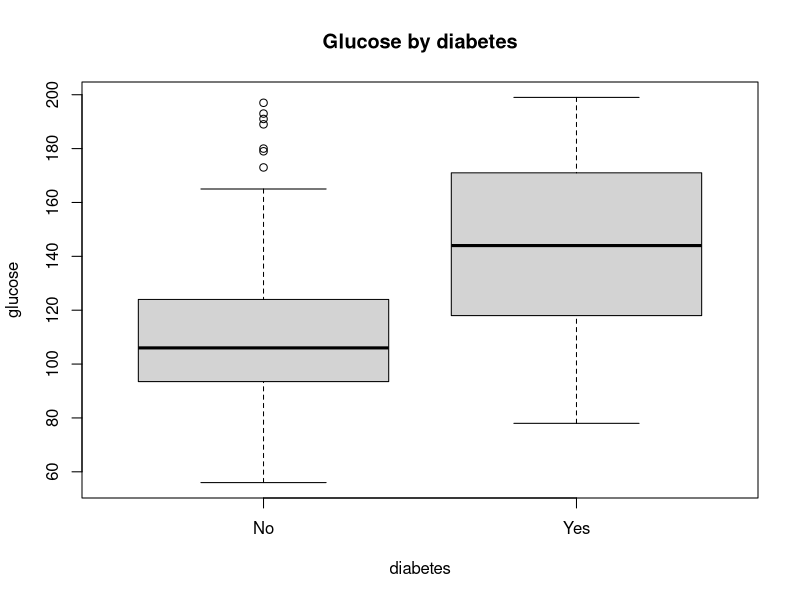

The R source for this figure:
library(MASS)
library(class)

# Pima.tr (200 rows) and Pima.te (332 rows) come with MASS
data <- rbind(Pima.tr, Pima.te)

# preparation: check the types
str(data)
colSums(is.na(data))

# exploratory analysis
table(data$type)
prop.table(table(data$type))
aggregate(cbind(glu, bmi, age) ~ type, data = data, FUN = mean)

png("04-practice/glucose_by_type.png", width = 600, height = 400)
boxplot(glu ~ type, data = data, main = "Glucose by diabetes", xlab = "diabetes", ylab = "glucose")
dev.off()

# model: KNN on normalized features with a random 70/30 split
set.seed(123)
normalize <- function(x) (x - min(x)) / (max(x) - min(x))
x <- as.data.frame(lapply(data[, 1:7], normalize))
y <- data$type

train_idx <- sample(nrow(data), size = 0.7 * nrow(data))

best <- NULL
for (k in seq(3, 25, by = 2)) {
  pred <- knn(x[train_idx, ], x[-train_idx, ], cl = y[train_idx], k = k)
  acc <- mean(pred == y[-train_idx])
  if (is.null(best) || acc > best$acc) best <- list(k = k, acc = acc, pred = pred)
}

print(paste("best k:", best$k))
print(paste("accuracy:", round(best$acc * 100, 1), "%"))
table(predicted = best$pred, real = y[-train_idx])

if (best$acc >= 0.75) {
  print("goal reached: at least 75% accuracy")
} else {
  print("below the 75% goal")
}
